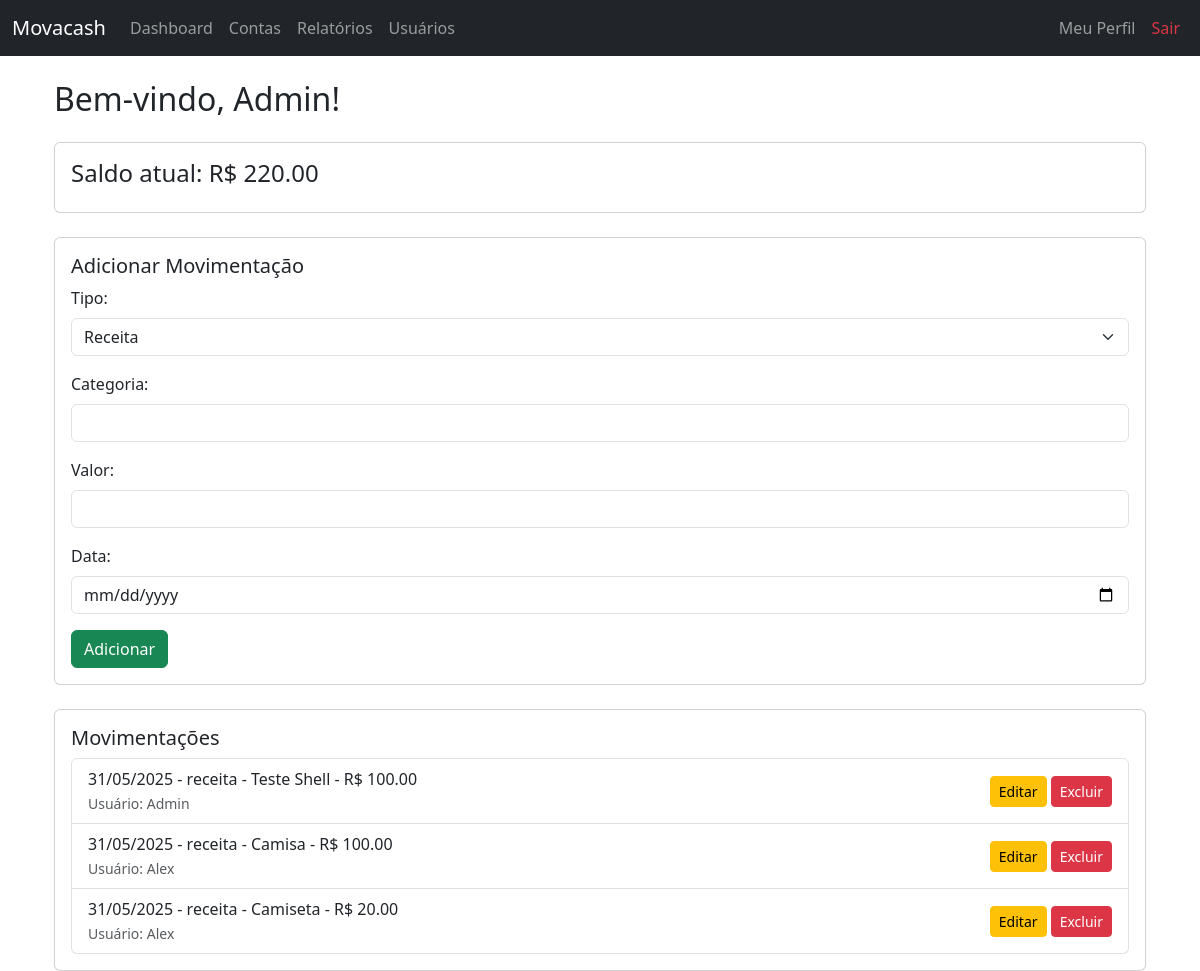
/dashboard (signed in), run on the app's committed database.
### app/models.py (models this page shows)
class Usuario(db.Model):
    id = db.Column(db.Integer, primary_key=True)
    nome = db.Column(db.String(100), nullable=False)
    email = db.Column(db.String(100), unique=True, nullable=False)
    senha = db.Column(db.String(100), nullable=False)
    tipo = db.Column(db.String(20), nullable=False, default='vendedor')

class Movimentacao(db.Model):
    id = db.Column(db.Integer, primary_key=True)
    tipo = db.Column(db.String(10), nullable=False)  # receita ou despesa
    categoria = db.Column(db.String(50), nullable=False)
    valor = db.Column(db.Float, nullable=False)
    data = db.Column(db.Date, nullable=False)
    usuario_id = db.Column(db.Integer, db.ForeignKey('usuario.id'))
    usuario = db.relationship('Usuario', backref='movimentacoes')  # ← ESSA LINHA É ESSENCIAL

### app/routes.py (the view, shortened to what this page needs)
@bp.route('/dashboard', methods=['GET', 'POST'])
@login_obrigatorio
def dashboard():
    usuario_id = session['usuario_id']
    usuario = Usuario.query.get(usuario_id)
    if usuario.tipo == 'admin':
        movimentacoes = db.session.query(Movimentacao).options(joinedload(Movimentacao.usuario)).order_by(Movimentacao.data.desc()).all()
    else:
        movimentacoes = Movimentacao.query.filter_by(usuario_id=usuario_id).order_by(Movimentacao.data.desc()).all()
    saldo = sum(m.valor if m.tipo == 'receita' else -m.valor for m in movimentacoes)
    mov_list = [
        (m.tipo, m.categoria, m.valor, m.data, m.id, m.usuario.nome if usuario.tipo == 'admin' else None)
        for m in movimentacoes
    ]
    return render_template('dashboard.html', usuario=usuario.nome, saldo=saldo, movimentacoes=mov_list)

### app/utils.py (called while the page is built)
def login_obrigatorio(f):
    @wraps(f)
    def decorated_function(*args, **kwargs):
        if 'usuario_id' not in session:
            return redirect(url_for('main.login'))
        return f(*args, **kwargs)
    return decorated_function

### app/templates/dashboard.html (shortened to what this page needs)
{% extends "base.html" %}
{% block content %}
<div class="container mt-4">
    <h2 class="mb-4">Bem-vindo, {{ usuario }}!</h2>
    <div class="card mb-4">
        <div class="card-body">
            <h4 class="card-title">Saldo atual: R$ {{ "%.2f"|format(saldo) }}</h4>
        </div>
    </div>
    <div class="card mb-4">
        <div class="card-body">
            <h5 class="card-title">Adicionar Movimentação</h5>
            <form method="POST">
                <div class="mb-3">
                    <label class="form-label">Tipo:</label>
                    <select name="tipo" class="form-select" required>
                        <option value="receita">Receita</option>
                    </select>
                </div>
                <div class="mb-3">
                    <label class="form-label">Categoria:</label>
                    <input type="text" name="categoria" class="form-control" required>
                </div>
                <div class="mb-3">
                    <label class="form-label">Valor:</label>
                    <input type="number" name="valor" step="0.01" class="form-control" required>
                </div>
                <div class="mb-3">
                    <label class="form-label">Data:</label>
                    <input type="date" name="data" class="form-control">
                </div>
                <button type="submit" class="btn btn-success">Adicionar</button>
            </form>
        </div>
    </div>
    <div class="card">
        <div class="card-body">
            <h5 class="card-title">Movimentações</h5>
            {% if movimentacoes %}
                <ul class="list-group">
                    {% for tipo, categoria, valor, data, id, dono in movimentacoes %}
                        <li class="list-group-item d-flex justify-content-between align-items-center">
                            <div>
                                {{ data.strftime('%d/%m/%Y') }} - {{ tipo }} - {{ categoria }} - R$ {{ "%.2f"|format(valor) }}
                                {% if dono %}
                                    <br><small class="text-muted">Usuário: {{ dono }}</small>
                                {% endif %}
                            </div>
                            <span>
                                <a href="{{ url_for('main.editar_movimentacao', id=id) }}" class="btn btn-sm btn-warning">Editar</a>
                                <a href="{{ url_for('main.excluir_movimentacao', id=id) }}"
                                   class="btn btn-sm btn-danger"
                                   onclick="return confirm('Tem certeza que deseja excluir esta movimentação?');">
                                    Excluir
                                </a>
                            </span>
                        </li>
                    {% endfor %}
                </ul>
            {% else %}
                <p class="text-muted">Nenhuma movimentação registrada ainda.</p>
            {% endif %}
        </div>
    </div>
</div>
{% endblock %}

### data on the page
Usuario: nome "Admin", movimentacoes "Admin"
Movimentacao: strftime "31/05/2025", movimentacoes "receita", movimentacoes "Teste Shell", valor "100.00"
Movimentacao: strftime "31/05/2025", tipo "receita", categoria "Camisa", valor "100.00", nome "Alex"
Movimentacao: strftime "31/05/2025", movimentacoes "receita", movimentacoes "Camiseta", valor "20.00"
Usuario: movimentacoes "Alex"

### other printed values
{{ "%.2f"|format(saldo) }} "220.00"
